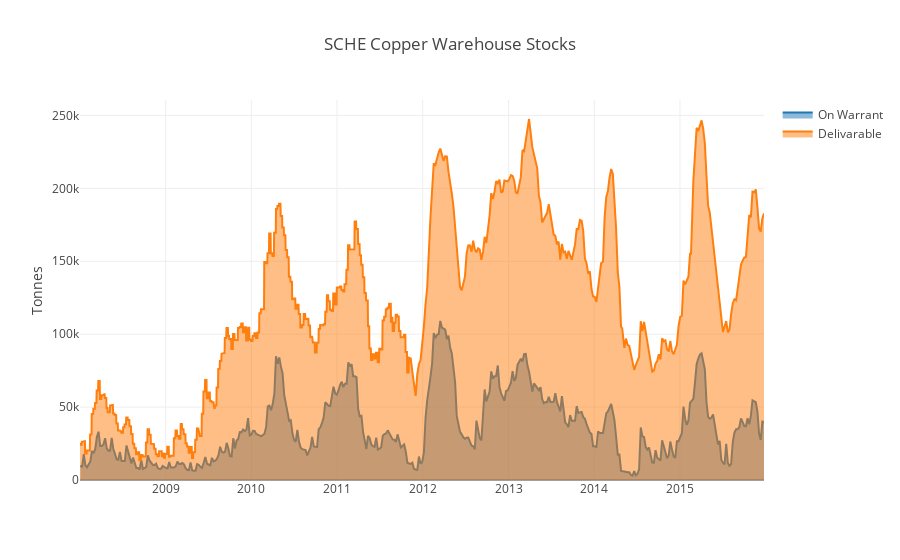

Here is the notebook cell this chart was saved with:
### Code cell


### Figure 1 — Plotly figure (JSON) as saved in the notebook; plotly's stock layout.template omitted (floating-point values rounded to 4 significant figures; data arrays with more than 128 entries replaced by an {"elided": "..."} marker saying what was removed)
{"data": [{"fill": "tozeroy", "mode": "lines", "name": "On Warrant", "type": "scatter", "uid": "5eeabf9a-e659-11e8-98c2-784f43970ddb", "x": {"elided": "404 str values"}, "y": {"elided": "404 int values"}}, {"fill": "tozeroy", "mode": "lines", "name": "Delivarable", "type": "scatter", "uid": "5eeac5b4-e659-11e8-bdfe-784f43970ddb", "x": {"elided": "1181 str values"}, "y": {"elided": "1181 int values"}}], "layout": {"autosize": true, "title": "SCHE Copper Warehouse Stocks", "xaxis": {"autorange": true, "range": ["2008-01-02", "2015-12-25"], "type": "date"}, "yaxis": {"autorange": true, "range": [0, 260600.0], "title": "Tonnes", "type": "linear"}}}
